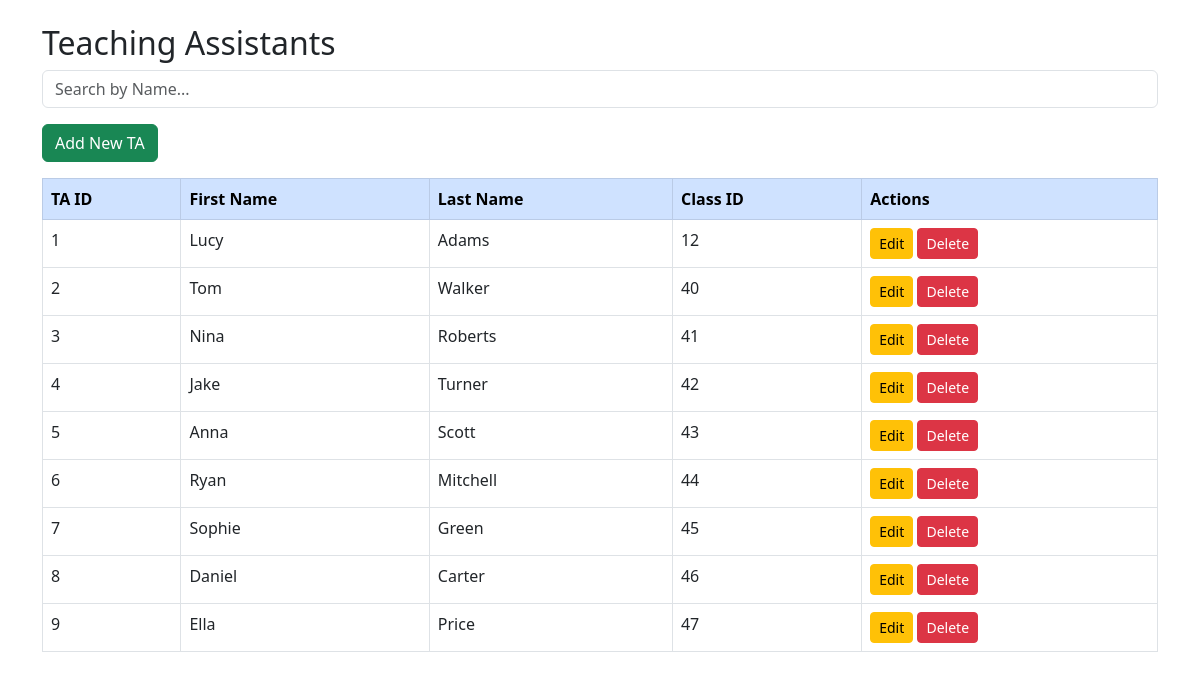
Page /View_teaching_assistant.php on the committed database.
### tables this page shows
CREATE TABLE `teaching_assistant` (
  `TA_ID` int(11) NOT NULL,
  `First_Name` varchar(50) DEFAULT NULL,
  `Last_Name` varchar(50) DEFAULT NULL,
  `Class_ID` int(11) DEFAULT NULL
);

### View_teaching_assistant.php (the view, shortened to what this page needs)
<?php include 'db.php'; ?>
<!DOCTYPE html>
<html lang="en">
<head>
  <link rel="stylesheet" href="https://cdn.jsdelivr.net/npm/bootstrap@5.3.0/dist/css/bootstrap.min.css">
</head>
<body>
<div class="container mt-4">
  <h2>Teaching Assistants</h2>
  <form method="GET" class="mb-3">
    <input type="text" name="search" class="form-control" placeholder="Search by Name..." value="<?= $_GET['search'] ?? '' ?>">
  </form>
  <a href="add_ta.php" class="btn btn-success mb-3">Add New TA</a>
  <table class="table table-bordered table-hover">
    <thead class="table-primary">
      <tr>
        <th>TA ID</th><th>First Name</th><th>Last Name</th><th>Class ID</th><th>Actions</th>
      </tr>
    </thead>
    <tbody>
<?php
$search = $_GET['search'] ?? '';
$query = "SELECT * FROM teaching_assistant WHERE First_Name LIKE '%$search%' OR Last_Name LIKE '%$search%'";
$result = $conn->query($query);
while ($row = $result->fetch_assoc()) {
  echo "<tr>
    <td>{$row['TA_ID']}</td>
    <td>{$row['First_Name']}</td>
    <td>{$row['Last_Name']}</td>
    <td>{$row['Class_ID']}</td>
    <td>
      <a href='edit_ta.php?id={$row['TA_ID']}' class='btn btn-sm btn-warning'>Edit</a>
      <a href='delete_ta.php?id={$row['TA_ID']}' class='btn btn-sm btn-danger' onclick='return confirm(\"Delete?\")'>Delete</a>
    </td>
  </tr>";
}
?>
    </tbody>
  </table>
</div>
</body>
</html>

### rows in the picture
teaching_assistant: TA_ID "1", First_Name "Lucy", Last_Name "Adams", Class_ID "12"
teaching_assistant: TA_ID "2", First_Name "Tom", Last_Name "Walker", Class_ID "40"
teaching_assistant: TA_ID "3", First_Name "Nina", Last_Name "Roberts", Class_ID "41"
teaching_assistant: TA_ID "4", First_Name "Jake", Last_Name "Turner", Class_ID "42"
teaching_assistant: TA_ID "5", First_Name "Anna", Last_Name "Scott", Class_ID "43"
teaching_assistant: TA_ID "6", First_Name "Ryan", Last_Name "Mitchell", Class_ID "44"
teaching_assistant: TA_ID "7", First_Name "Sophie", Last_Name "Green", Class_ID "45"
teaching_assistant: TA_ID "8", First_Name "Daniel", Last_Name "Carter", Class_ID "46"
teaching_assistant: TA_ID "9", First_Name "Ella", Last_Name "Price", Class_ID "47"
